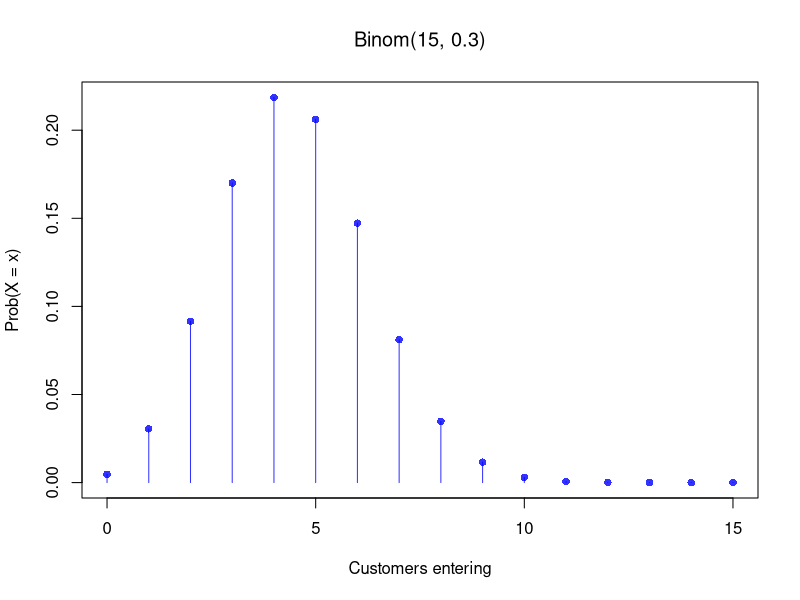
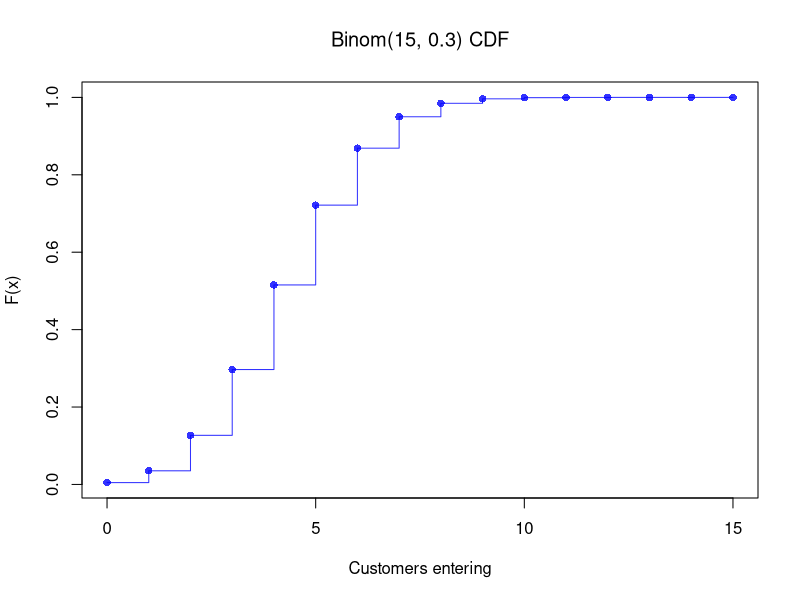
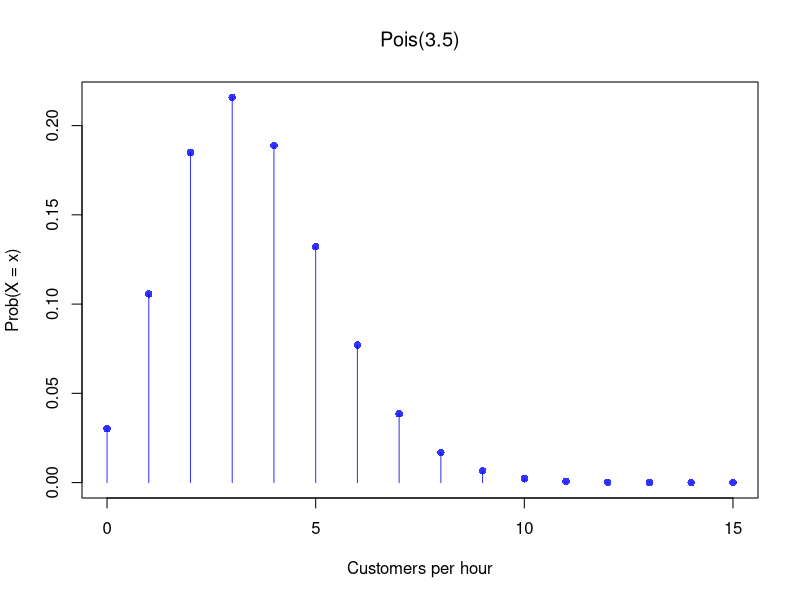
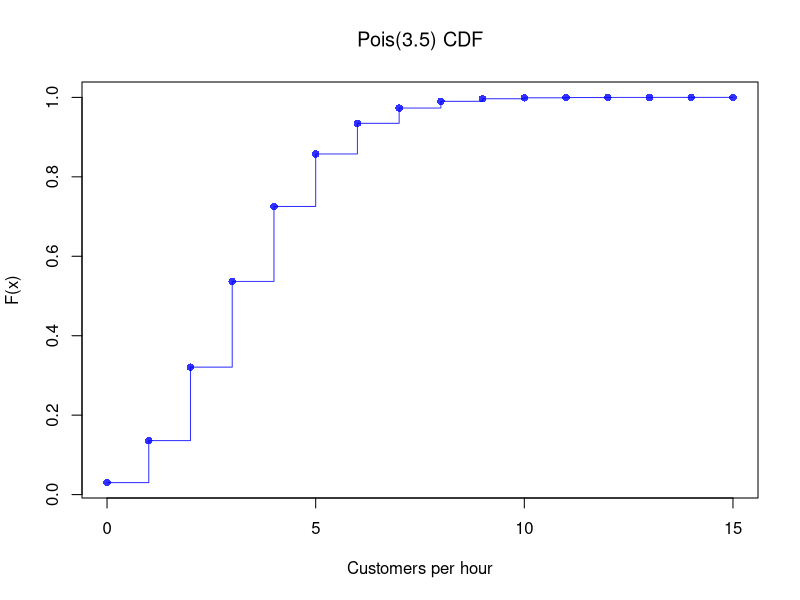
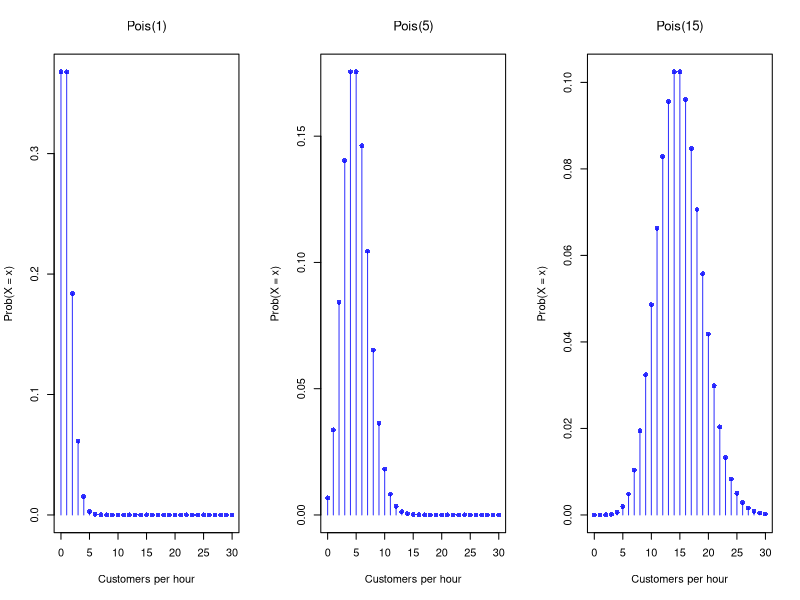
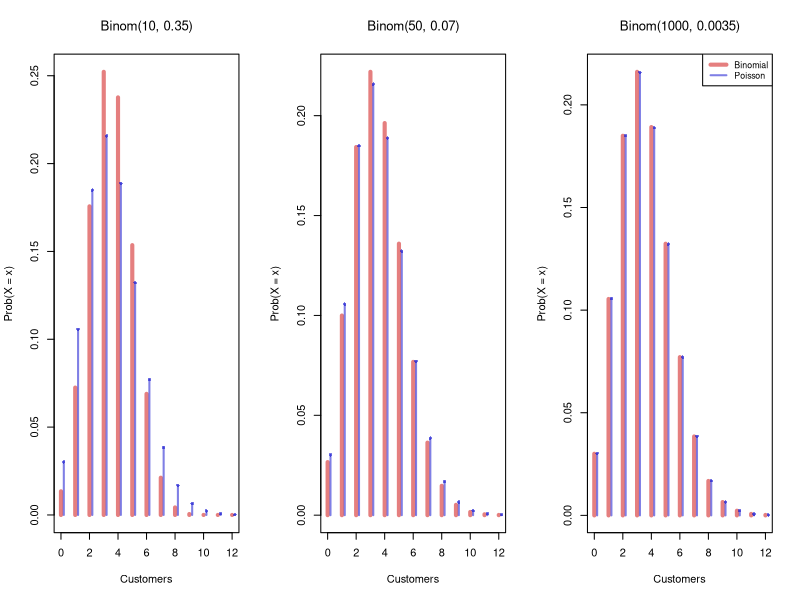
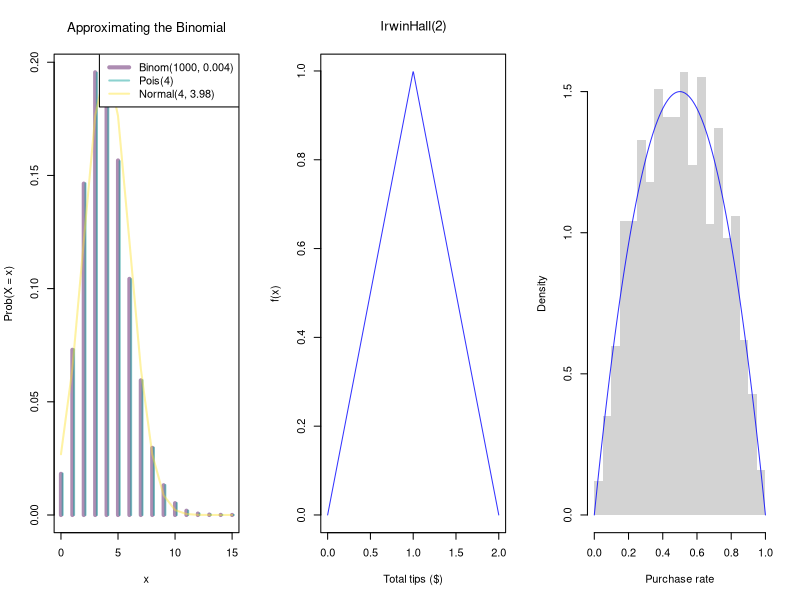
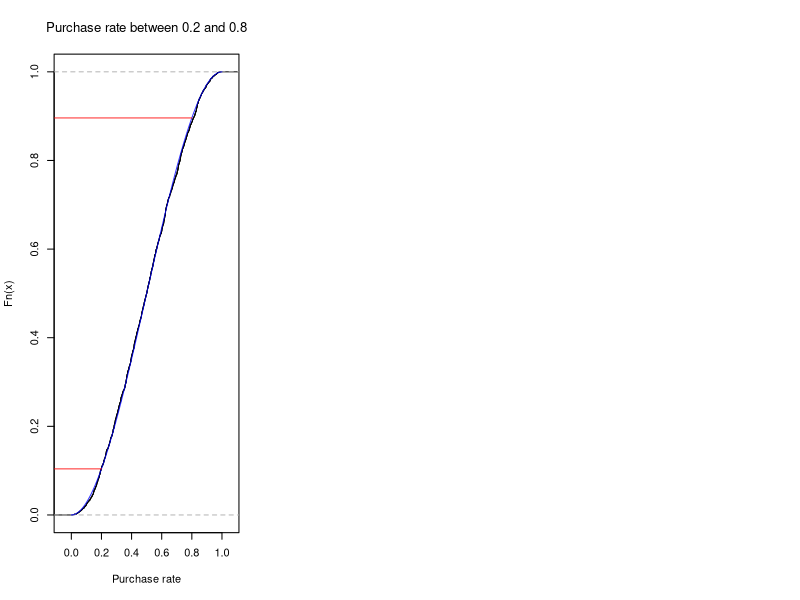

These charts were generated, in order, by the following R code:
## ---- chunk 1
## Store: 15 passers-by, 30% chance each enters
n <- 15
p <- 0.3

# PMF plot
x <- seq(0, n)
f_x <- dbinom(x, n, p)
plot(x, f_x, type = 'h', col = rgb(0, 0, 1, .8),
    main=NA, xlab = 'Customers entering', ylab = 'Prob(X = x)')
title(bquote(paste('Binom(', .(n), ', ', .(p), ')')), font.main=1)
points(x, f_x, pch = 16, col = rgb(0, 0, 1, .8))

## Theoretical CDF
F_x <- pbinom(x, n, p)
plot(x, F_x, type='s', col=rgb(0, 0, 1, .8),
    xlab = 'Customers entering', ylab = 'F(x)', main=NA)
points(x, F_x, pch=16, col=rgb(0, 0, 1, .8))
title(bquote(paste('Binom(', .(n), ', ', .(p), ') CDF')), font.main=1)
## ---- chunk 2
# Individual terms
x <- c(0, 1, 2)
px <- dbinom(x, size=20, prob=0.05)
round(px, 2)

# CDF: Prob(X <= 2)
pbinom(2, size=20, prob=0.05)
## ---- chunk 3
n <- 8
p <- 0.3
X <- rbinom(1000, n, p)
## ---- chunk 4
# Compare empirical simulation vs theoretical
n <- 2
p <- 3/4
X <-  rbinom(1000, size=n, prob=p)

# Mean
c(empirical = mean(X), theoretical = n*p)

# Variance
c(empirical  = var(X),  theoretical  = n*p*(1-p))
## ---- chunk 5
## Store: lambda = 3.5 customers per hour
lambda <- 3.5

# PMF plot
x <- seq(0, 15)
f_x <- dpois(x, lambda)
plot(x, f_x, type='h', col=rgb(0, 0, 1, .8),
     xlab = 'Customers per hour', ylab = 'Prob(X = x)', main=NA)
points(x, f_x, pch = 16, col = rgb(0, 0, 1, .8))
title(bquote(paste('Pois(', .(lambda), ')')), font.main=1)

# CDF plot
F_x <- ppois(x, lambda)
plot(x, F_x, type='s', col=rgb(0, 0, 1, .8),
    xlab = 'Customers per hour', ylab = 'F(x)', main=NA)
points(x, F_x, pch=16, col=rgb(0, 0, 1, .8))
title(bquote(paste('Pois(', .(lambda), ') CDF')), font.main=1)
## ---- chunk 6
# Compare empirical simulation vs theoretical
lambda <- 3.5
X <- rpois(1e4, lambda)
c(emp_mean = mean(X), th_mean = lambda)
c(emp_var  = var(X),  th_var  = lambda)
## ---- chunk 7
# Prob(X > 7)
1 - ppois(7, lambda=4.5)

# Verify: sum the PMF from 0 to 7
sum(dpois(0:7, lambda=4.5))
## ---- chunk 8
# Shape varies with lambda
par(mfrow=c(1, 3))
for(lam in c(1, 5, 15)) {
    x <- seq(0, 30)
    f_x <- dpois(x, lam)
    plot(x, f_x, type='h', col=rgb(0, 0, 1, .8),
        xlab = 'Customers per hour', ylab = 'Prob(X = x)', main=NA)
    points(x, f_x, pch=16, col=rgb(0, 0, 1, .8))
    title(bquote(paste('Pois(', .(lam), ')')), font.main=1)
}
## ---- chunk 9
# Binomial approaches Poisson as n grows
lambda <- 3.5
x <- seq(0, 12)
f_pois <- dpois(x, lambda)

par(mfrow=c(1, 3))
for(n in c(10, 50, 1000)) {
    f_binom <- dbinom(x, size=n, prob=lambda/n)
    comp_cols <- c(rgb(.8, 0, 0, .5), rgb(0, 0, .8, .5))
    plot(x, f_binom, type='h', col=comp_cols[1], lwd=4,
        xlab='Customers', ylab='Prob(X = x)', main=NA)
    points(x + 0.2, f_pois, type='h', col=comp_cols[2], lwd=2)
    points(x + 0.2, f_pois, pch=16, col=comp_cols[2], cex=0.7)
    title(bquote(paste('Binom(', .(n), ', ', .(round(lambda/n, 4)), ')')), font.main=1)
}
legend('topright', c('Binomial', 'Poisson'),
    col=comp_cols, lwd=c(4, 2), cex=0.8)
## ---- chunk 10
# Binom(1000, 0.004) vs Pois(4) vs Normal(4, 3.98)
n <- 1000
p <- 0.004
x <- seq(0, 15)
f_binom <- dbinom(x, size=n, prob=p)
f_pois  <- dpois(x, lambda=n*p)
f_norm  <- dnorm(x, mean=n*p, sd=sqrt(n*p*(1-p)))

approx_cols <- hcl.colors(3, alpha=.45)
plot(x, f_binom, type='h', col=approx_cols[1], lwd=4,
    xlab='x', ylab='Prob(X = x)',
    main=NA)
title('Approximating the Binomial', font.main=1)
points(x + 0.15, f_pois, type='h', col=approx_cols[2], lwd=2)
lines(x, f_norm, col=approx_cols[3], lwd=2)
legend('topright',
    c('Binom(1000, 0.004)', 'Pois(4)', 'Normal(4, 3.98)'),
    col=approx_cols, lwd=c(4, 2, 2))
## ---- chunk 11
## Tip jar: total tips from n customers, each Uniform(0, 1)
# Irwin-Hall PDF function
dirwinhall <- function(x, n) {
    f_x <- rep(NA, length(x))
    for(i in seq(x)) {
        xx <- x[i]
        if(xx < 0 | xx > n){
            f_x[i] <- 0
        } else {
            k <- seq(0, floor(xx))
            f_k <- sum((-1)^k*choose(n, k)*(xx-k)^(n-1))/factorial(n-1)
            f_x[i] <- f_k
        }
    }
    return(f_x)
}

# Two customers
n <- 2
x <- seq(0, n, length.out = 500)

# Compute and plot PDF
f_x <- dirwinhall(x, n)
plot(x, f_x, type='l', col=rgb(0, 0, 1, .8),
    main=NA, xlab = 'Total tips ($)', ylab = 'f(x)')
title(bquote(paste('IrwinHall(', .(n), ')')), font.main=1)
## ---- chunk 12
## Daily purchase rate: Beta(2, 2)
X4 <- rbeta(2000, 2, 2)
hist(X4, breaks=20, border=NA, main=NA, freq=FALSE,
    xlab='Purchase rate')

x <- seq(0, 1, by=.01)
fx <- dbeta(x, 2, 2)
lines(x, fx, col=rgb(0, 0, 1, .8))
## ---- chunk 13
plot(ecdf(X4), main=NA,
    xlab='Purchase rate') # Empirical

x <- seq(0, 1, by=.01) # Theoretical
Fx <- pbeta(x, 2, 2)
lines(x, Fx, col=rgb(0, 0, 1, .8))

# Middle Interval Example
F2 <- pbeta(0.2, 2, 2)
F8 <- pbeta(0.8, 2, 2)
F_2_8 <- F8 - F2
F_2_8

# Visualize
title('Purchase rate between 0.2 and 0.8', font.main=1)
segments(0.2, F2, -1, F2, col=rgb(1, 0, 0, .8))
segments(0.8, F8, -1, F8, col=rgb(1, 0, 0, .8))
## ---- chunk 14
#| fig-width: 8
#| fig-height: 6
op <- par(no.readonly = TRUE); on.exit(par(op), add = TRUE)
x <- seq(0, 1, by=.01)
pars <- expand.grid(c(.5, 1, 2), c(.5, 1, 2))
par(mfrow=c(3, 3))
apply(pars, 1, function(p){
    fx <- dbeta(x, p[1], p[2])
    plot(x, fx, type='l', xlim=c(0, 1), ylim=c(0, 4), lwd=2, col=rgb(0, 0, 1, .8),
        xlab='Purchase rate', ylab='f(x)', main=NA)
})
title('Beta densities', outer=TRUE, line=-1, font.main=1)
## ---- chunk 15
# Simulation verification
set.seed(123)
x <- seq(1, 6)
rolls <- sample(x, 1e6, replace = TRUE)
A <- rolls > 2
B <- rolls %% 2 == 0
P_AcondB <- mean(A & B) / mean(B)
round(P_AcondB, 3)
## ---- chunk 16
# Simulation verification
set.seed(123)
rolls <- sample(seq(1, 6), 1e6, replace=TRUE)
A <- rolls > 2
B <- rolls %% 2 == 0
# Prob(B | A)
mean(B[A])
## ---- chunk 17
# Simulation verification
set.seed(42)
n <- 1e6
supplier <- sample(c('A', 'B'), n, replace=TRUE, prob=c(0.6, 0.4))
defect_rate <- ifelse(supplier == 'A', 0.03, 0.05)
defective <- runif(n) < defect_rate

# Prob(A | D)
mean(supplier[defective] == 'A')
